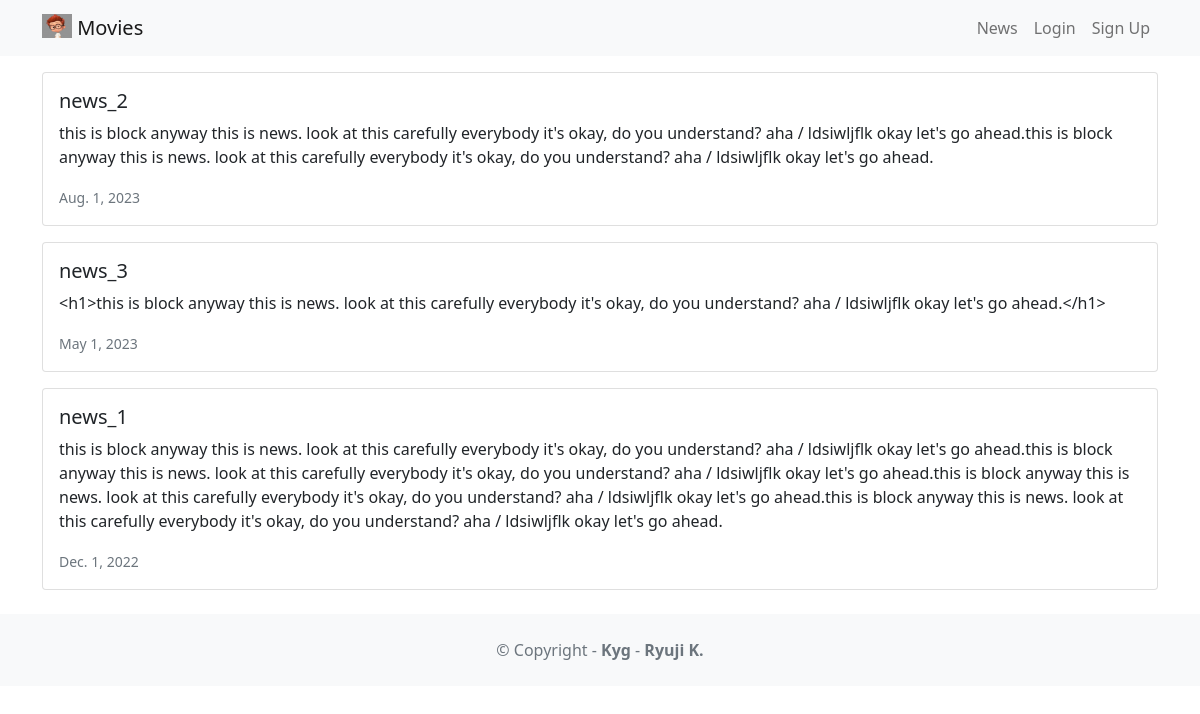
Before: /news/ with the older database file.
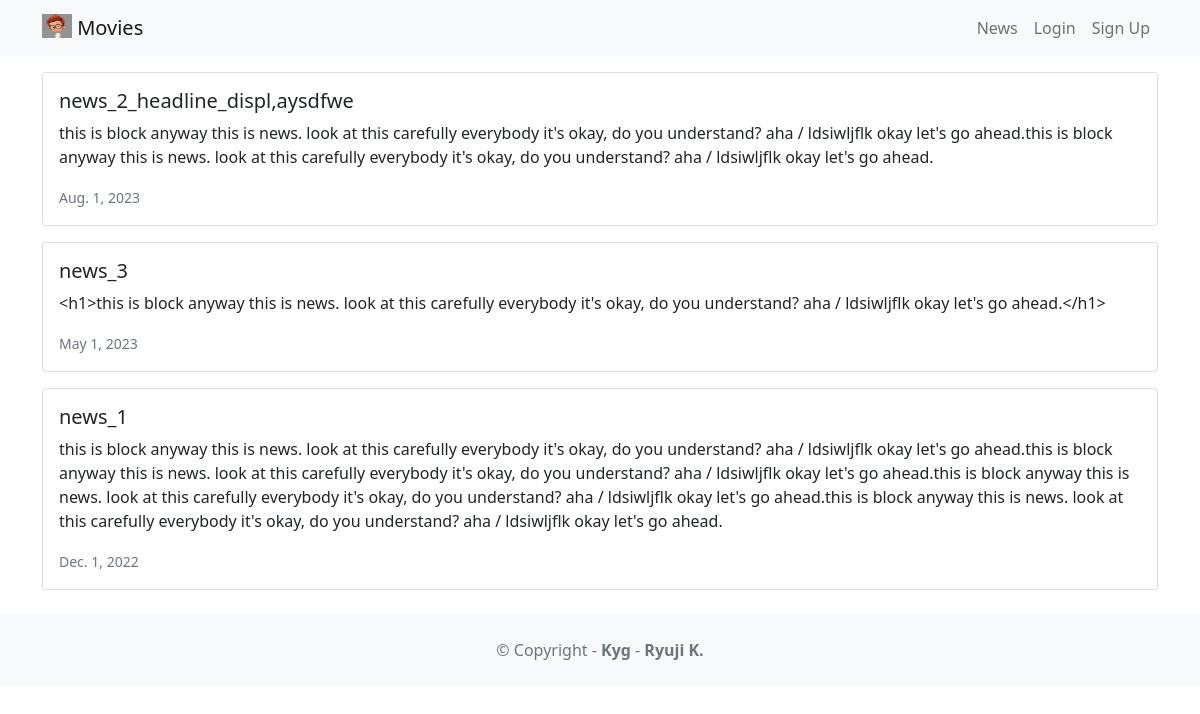
After: the same page with the newer database file.
### news/models.py (models this page shows, shortened)
class News(models.Model):
  headline = models.CharField(max_length=200)
  body = models.TextField()
  date = models.DateField()

### news/views.py (the view)
# urls.py: path('news/', include('news.urls')),
def news(request):
  newss = News.objects.all().order_by('-date')
  return render(request, 'news.html', {'newss': newss})

### news/templates/news.html
{% extends 'base.html' %} {% block content %} {% for news in newss %}
<div class="card mb-3">
  <div class="row g-0">
    <div>
      <div class="card-body">
        <h5 class="card-title">{{ news.headline }}</h5>
        <p class="card-text">{{ news.body }}</p>
        <p class="card-text">
          <small class="text-muted"> {{ news.date }} </small>
        </p>
      </div>
    </div>
  </div>
</div>
{% endfor %} {% endblock content %}

Changed rows visible on the page:
changed News: headline "news_2" → "news_2_headline_displ,aysdfwe"
